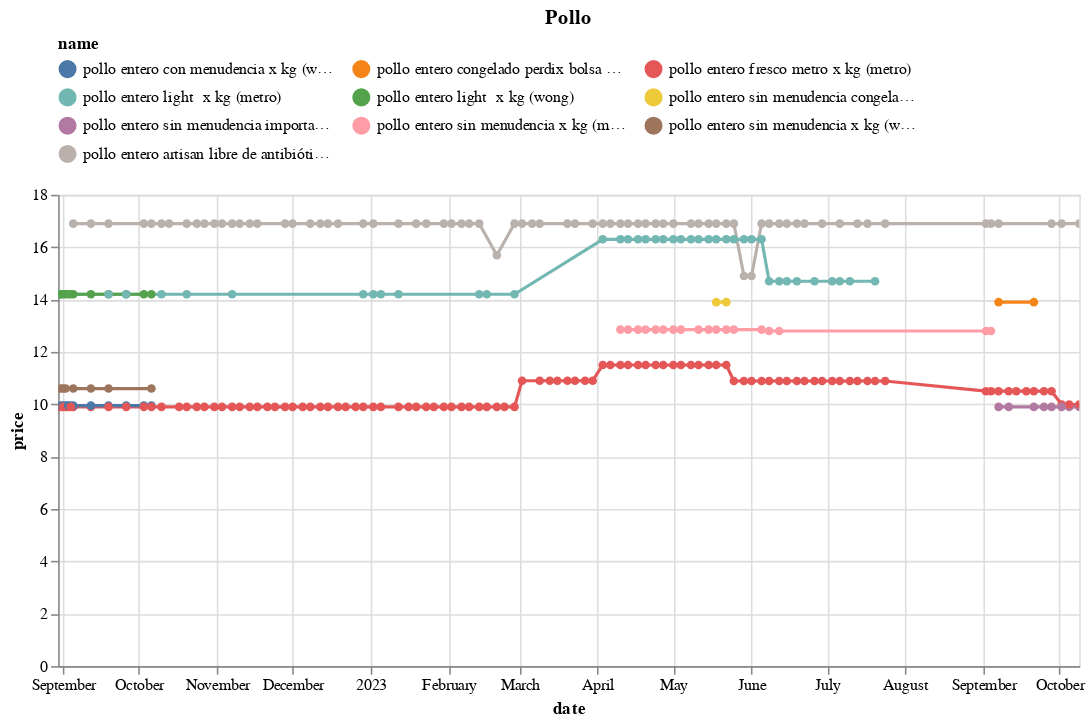

This figure's notebook cell:
### Code cell
(df
 .loc[df.name.isin(names)]
 .pipe(alt.Chart)
 .mark_line(point=True)
 .encode(x='date', y='price', color='name', tooltip=['name','price'])
 .properties(width=650, title='Pollo')
 .interactive()
 .configure_legend(orient='top', columns=3)
)

### Figure 1 — Vega-Lite specification as saved in the notebook (floating-point values rounded to 4 significant figures; data arrays with more than 128 entries replaced by an {"elided": "..."} marker saying what was removed)
{"config": {"view": {"continuousWidth": 300, "continuousHeight": 300}, "legend": {"columns": 3, "orient": "top"}}, "data": {"name": "data-5fc32c26b1650bdbbb133468bf500f5f"}, "mark": {"type": "line", "point": true}, "encoding": {"color": {"field": "name", "type": "nominal"}, "tooltip": [{"field": "name", "type": "nominal"}, {"field": "price", "type": "quantitative"}], "x": {"field": "date", "type": "temporal"}, "y": {"field": "price", "type": "quantitative"}}, "params": [{"name": "param_13", "select": {"type": "interval", "encodings": ["x", "y"]}, "bind": "scales"}], "title": "Pollo", "width": 650, "$schema": "https://vega.github.io/schema/vega-lite/v5.15.1.json", "datasets": {"data-5fc32c26b1650bdbbb133468bf500f5f": {"elided": "278 records"}}}
